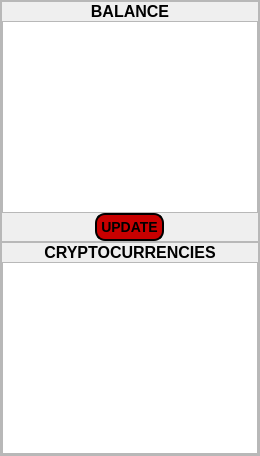
         <widget class="QWidget" name="home_contents_page1">
          <layout class="QVBoxLayout" name="verticalLayout_5">
           <property name="spacing">
            <number>0</number>
           </property>
           <property name="leftMargin">
            <number>0</number>
           </property>
           <property name="topMargin">
            <number>0</number>
           </property>
           <property name="rightMargin">
            <number>0</number>
           </property>
           <property name="bottomMargin">
            <number>0</number>
           </property>
           <item>
            <widget class="QFrame" name="frame_14">
             <property name="frameShape">
              <enum>QFrame::StyledPanel</enum>
             </property>
             <property name="frameShadow">
              <enum>QFrame::Raised</enum>
             </property>
             <layout class="QVBoxLayout" name="verticalLayout_16">
              <property name="spacing">
               <number>0</number>
              </property>
              <property name="leftMargin">
               <number>0</number>
              </property>
              <property name="topMargin">
               <number>0</number>
              </property>
              <property name="rightMargin">
               <number>0</number>
              </property>
              <property name="bottomMargin">
               <number>0</number>
              </property>
              <item>
               <widget class="QFrame" name="frame_15">
                <property name="layoutDirection">
                 <enum>Qt::RightToLeft</enum>
                </property>
                <property name="frameShape">
                 <enum>QFrame::StyledPanel</enum>
                </property>
                <property name="frameShadow">
                 <enum>QFrame::Raised</enum>
                </property>
                <layout class="QVBoxLayout" name="verticalLayout_19">
                 <property name="spacing">
                  <number>0</number>
                 </property>
                 <property name="leftMargin">
                  <number>0</number>
                 </property>
                 <property name="topMargin">
                  <number>0</number>
                 </property>
                 <property name="rightMargin">
                  <number>0</number>
                 </property>
                 <property name="bottomMargin">
                  <number>0</number>
                 </property>
                 <item>
                  <widget class="QLabel" name="balance_label_page1">
                   <property name="font">
                    <font>
                     <pointsize>12</pointsize>
                     <weight>75</weight>
                     <bold>true</bold>
                    </font>
                   </property>
                   <property name="text">
                    <string>BALANCE</string>
                   </property>
                   <property name="alignment">
                    <set>Qt::AlignCenter</set>
                   </property>
                  </widget>
                 </item>
                 <item>
                  <widget class="QTextEdit" name="balance_display_page1"/>
                 </item>
                 <item alignment="Qt::AlignHCenter|Qt::AlignVCenter">
                  <widget class="QPushButton" name="update_balance_page1">
                   <property name="styleSheet">
                    <string notr="true">QPushButton#update_balance_page1 {
    background-color: rgb(200, 0, 0);
    border-style: outset;
    border-width: 2px;
    border-radius: 10px;
    border-color: black;
    font: bold 14px;
    min-width: 7em;
    padding: 4px;
}

QPushButton#update_balance_page1:hover{
	background-color:rgb(240, 0, 0) ;
	border-style: inset;
}

QPushButton#update_balance_page1:pressed{
	background-color: rgb(240, 0, 0);
	border-style: inset;
}</string>
                   </property>
                   <property name="text">
                    <string>UPDATE</string>
                   </property>
                  </widget>
                 </item>
                </layout>
               </widget>
              </item>
              <item>
               <widget class="QFrame" name="frame_16">
                <property name="frameShape">
                 <enum>QFrame::StyledPanel</enum>
                </property>
                <property name="frameShadow">
                 <enum>QFrame::Raised</enum>
                </property>
                <layout class="QVBoxLayout" name="verticalLayout_21">
                 <property name="spacing">
                  <number>0</number>
                 </property>
                 <property name="leftMargin">
                  <number>0</number>
                 </property>
                 <property name="topMargin">
                  <number>0</number>
                 </property>
                 <property name="rightMargin">
                  <number>0</number>
                 </property>
                 <property name="bottomMargin">
                  <number>0</number>
                 </property>
                 <item>
                  <widget class="QLabel" name="label_5">
                   <property name="font">
                    <font>
                     <pointsize>12</pointsize>
                     <weight>75</weight>
                     <bold>true</bold>
                    </font>
                   </property>
                   <property name="text">
                    <string>CRYPTOCURRENCIES</string>
                   </property>
                   <property name="alignment">
                    <set>Qt::AlignCenter</set>
                   </property>
                  </widget>
                 </item>
                 <item>
                  <widget class="QTextEdit" name="textEdit_4"/>
                 </item>
                </layout>
               </widget>
              </item>
             </layout>
            </widget>
           </item>
          </layout>
         </widget>
